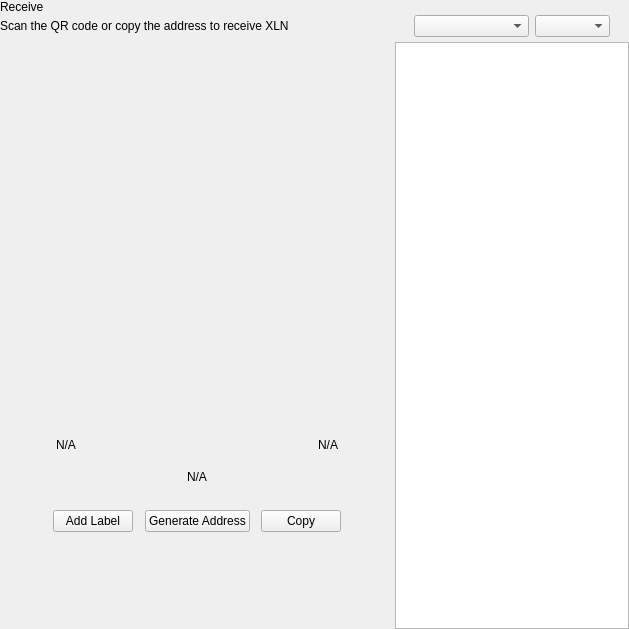
<?xml version="1.0" encoding="UTF-8"?>
<ui version="4.0">
 <class>ReceiveWidget</class>
 <widget class="QWidget" name="ReceiveWidget">
  <property name="geometry">
   <rect>
    <x>0</x>
    <y>0</y>
    <width>629</width>
    <height>629</height>
   </rect>
  </property>
  <property name="minimumSize">
   <size>
    <width>0</width>
    <height>0</height>
   </size>
  </property>
  <property name="windowTitle">
   <string>Form</string>
  </property>
  <layout class="QHBoxLayout" name="horizontalLayout_2" stretch="2,1">
   <property name="spacing">
    <number>0</number>
   </property>
   <property name="leftMargin">
    <number>0</number>
   </property>
   <property name="topMargin">
    <number>0</number>
   </property>
   <property name="rightMargin">
    <number>0</number>
   </property>
   <property name="bottomMargin">
    <number>0</number>
   </property>
   <item>
    <widget class="QWidget" name="left" native="true">
     <layout class="QVBoxLayout" name="verticalLayout_3">
      <property name="leftMargin">
       <number>0</number>
      </property>
      <property name="topMargin">
       <number>0</number>
      </property>
      <property name="rightMargin">
       <number>0</number>
      </property>
      <property name="bottomMargin">
       <number>0</number>
      </property>
      <item>
       <layout class="QVBoxLayout" name="verticalLayout_2">
        <property name="spacing">
         <number>0</number>
        </property>
        <property name="leftMargin">
         <number>0</number>
        </property>
        <item>
         <layout class="QHBoxLayout" name="horizontalLayout_3">
          <property name="spacing">
           <number>0</number>
          </property>
          <item>
           <layout class="QVBoxLayout" name="verticalLayout_4">
            <property name="spacing">
             <number>5</number>
            </property>
            <item>
             <widget class="QLabel" name="labelTitle">
              <property name="text">
               <string>Receive</string>
              </property>
             </widget>
            </item>
            <item alignment="Qt::AlignTop">
             <widget class="QLabel" name="labelSubtitle1">
              <property name="text">
               <string>Scan the QR code or copy the address to receive XLN</string>
              </property>
             </widget>
            </item>
           </layout>
          </item>
          <item>
           <spacer name="horizontalSpacer">
            <property name="orientation">
             <enum>Qt::Horizontal</enum>
            </property>
            <property name="sizeHint" stdset="0">
             <size>
              <width>40</width>
              <height>20</height>
             </size>
            </property>
           </spacer>
          </item>
         </layout>
        </item>
        <item>
         <spacer name="verticalSpacer_2">
          <property name="orientation">
           <enum>Qt::Vertical</enum>
          </property>
          <property name="sizeType">
           <enum>QSizePolicy::Expanding</enum>
          </property>
          <property name="sizeHint" stdset="0">
           <size>
            <width>20</width>
            <height>50</height>
           </size>
          </property>
         </spacer>
        </item>
        <item alignment="Qt::AlignHCenter">
         <widget class="QWidget" name="layoutQR" native="true">
          <property name="maximumSize">
           <size>
            <width>510</width>
            <height>16777215</height>
           </size>
          </property>
          <layout class="QVBoxLayout" name="verticalLayoutQr">
           <item>
            <spacer name="verticalSpacer11">
             <property name="orientation">
              <enum>Qt::Vertical</enum>
             </property>
             <property name="sizeType">
              <enum>QSizePolicy::Fixed</enum>
             </property>
             <property name="sizeHint" stdset="0">
              <size>
               <width>20</width>
               <height>20</height>
              </size>
             </property>
            </spacer>
           </item>
           <item alignment="Qt::AlignHCenter">
            <widget class="QLabel" name="labelQrImg">
             <property name="minimumSize">
              <size>
               <width>260</width>
               <height>260</height>
              </size>
             </property>
             <property name="maximumSize">
              <size>
               <width>260</width>
               <height>260</height>
              </size>
             </property>
             <property name="text">
              <string/>
             </property>
             <property name="alignment">
              <set>Qt::AlignCenter</set>
             </property>
            </widget>
           </item>
           <item>
            <spacer name="verticalSpacer_21">
             <property name="orientation">
              <enum>Qt::Vertical</enum>
             </property>
             <property name="sizeType">
              <enum>QSizePolicy::Fixed</enum>
             </property>
             <property name="sizeHint" stdset="0">
              <size>
               <width>20</width>
               <height>30</height>
              </size>
             </property>
            </spacer>
           </item>
           <item>
            <widget class="QWidget" name="widget" native="true">
             <property name="minimumSize">
              <size>
               <width>0</width>
               <height>0</height>
              </size>
             </property>
             <layout class="QHBoxLayout" name="horizontalLayout_5">
              <item>
               <widget class="QLabel" name="labelLabel">
                <property name="text">
                 <string notr="true">N/A</string>
                </property>
               </widget>
              </item>
              <item>
               <spacer name="horizontalSpacer_2">
                <property name="orientation">
                 <enum>Qt::Horizontal</enum>
                </property>
                <property name="sizeHint" stdset="0">
                 <size>
                  <width>141</width>
                  <height>20</height>
                 </size>
                </property>
               </spacer>
              </item>
              <item>
               <widget class="QLabel" name="labelDate">
                <property name="text">
                 <string notr="true">N/A</string>
                </property>
                <property name="alignment">
                 <set>Qt::AlignRight|Qt::AlignTrailing|Qt::AlignVCenter</set>
                </property>
               </widget>
              </item>
             </layout>
            </widget>
           </item>
           <item>
            <widget class="QLabel" name="labelAddress">
             <property name="sizePolicy">
              <sizepolicy hsizetype="Expanding" vsizetype="Preferred">
               <horstretch>0</horstretch>
               <verstretch>0</verstretch>
              </sizepolicy>
             </property>
             <property name="minimumSize">
              <size>
               <width>300</width>
               <height>0</height>
              </size>
             </property>
             <property name="text">
              <string notr="true">N/A</string>
             </property>
             <property name="alignment">
              <set>Qt::AlignCenter</set>
             </property>
            </widget>
           </item>
           <item>
            <spacer name="verticalSpacer_4">
             <property name="orientation">
              <enum>Qt::Vertical</enum>
             </property>
             <property name="sizeType">
              <enum>QSizePolicy::Fixed</enum>
             </property>
             <property name="sizeHint" stdset="0">
              <size>
               <width>20</width>
               <height>20</height>
              </size>
             </property>
            </spacer>
           </item>
           <item>
            <layout class="QHBoxLayout" name="horizontalLayout_4">
             <item alignment="Qt::AlignHCenter">
              <widget class="QPushButton" name="pushButtonLabel">
               <property name="focusPolicy">
                <enum>Qt::NoFocus</enum>
               </property>
               <property name="text">
                <string>Add Label</string>
               </property>
              </widget>
             </item>
             <item alignment="Qt::AlignHCenter">
              <widget class="QPushButton" name="pushButtonNewAddress">
               <property name="focusPolicy">
                <enum>Qt::NoFocus</enum>
               </property>
               <property name="text">
                <string>Generate Address</string>
               </property>
              </widget>
             </item>
             <item alignment="Qt::AlignHCenter">
              <widget class="QPushButton" name="pushButtonCopy">
               <property name="focusPolicy">
                <enum>Qt::NoFocus</enum>
               </property>
               <property name="text">
                <string>Copy</string>
               </property>
              </widget>
             </item>
            </layout>
           </item>
           <item>
            <spacer name="verticalSpacer_3">
             <property name="orientation">
              <enum>Qt::Vertical</enum>
             </property>
             <property name="sizeType">
              <enum>QSizePolicy::Expanding</enum>
             </property>
             <property name="sizeHint" stdset="0">
              <size>
               <width>20</width>
               <height>20</height>
              </size>
             </property>
            </spacer>
           </item>
          </layout>
         </widget>
        </item>
        <item>
         <spacer name="verticalSpacer">
          <property name="orientation">
           <enum>Qt::Vertical</enum>
          </property>
          <property name="sizeHint" stdset="0">
           <size>
            <width>20</width>
            <height>40</height>
           </size>
          </property>
         </spacer>
        </item>
       </layout>
      </item>
     </layout>
    </widget>
   </item>
   <item>
    <widget class="QWidget" name="right" native="true">
     <layout class="QVBoxLayout" name="verticalLayout_5">
      <property name="spacing">
       <number>0</number>
      </property>
      <property name="leftMargin">
       <number>1</number>
      </property>
      <property name="topMargin">
       <number>0</number>
      </property>
      <property name="rightMargin">
       <number>0</number>
      </property>
      <property name="bottomMargin">
       <number>0</number>
      </property>
      <item>
       <layout class="QVBoxLayout" name="container_right">
        <property name="spacing">
         <number>0</number>
        </property>
        <property name="leftMargin">
         <number>0</number>
        </property>
        <property name="rightMargin">
         <number>0</number>
        </property>
        <item>
         <layout class="QVBoxLayout" name="verticalLayout">
          <property name="spacing">
           <number>6</number>
          </property>
          <property name="leftMargin">
           <number>19</number>
          </property>
          <property name="rightMargin">
           <number>19</number>
          </property>
          <item>
           <widget class="OptionButton" name="btnRequest" native="true"/>
          </item>
          <item>
           <widget class="OptionButton" name="btnMyAddresses" native="true">
            <property name="sizePolicy">
             <sizepolicy hsizetype="Preferred" vsizetype="Minimum">
              <horstretch>0</horstretch>
              <verstretch>0</verstretch>
             </sizepolicy>
            </property>
           </widget>
          </item>
         </layout>
        </item>
        <item>
         <widget class="QWidget" name="sortWidget" native="true">
          <layout class="QHBoxLayout" name="horizontalLayout_6">
           <property name="leftMargin">
            <number>19</number>
           </property>
           <property name="rightMargin">
            <number>19</number>
           </property>
           <property name="bottomMargin">
            <number>5</number>
           </property>
           <item>
            <spacer name="horizontalSpacer_3">
             <property name="orientation">
              <enum>Qt::Horizontal</enum>
             </property>
             <property name="sizeHint" stdset="0">
              <size>
               <width>40</width>
               <height>20</height>
              </size>
             </property>
            </spacer>
           </item>
           <item>
            <widget class="QComboBox" name="comboBoxSort">
             <property name="sizePolicy">
              <sizepolicy hsizetype="Preferred" vsizetype="Fixed">
               <horstretch>0</horstretch>
               <verstretch>0</verstretch>
              </sizepolicy>
             </property>
             <property name="minimumSize">
              <size>
               <width>115</width>
               <height>0</height>
              </size>
             </property>
            </widget>
           </item>
           <item>
            <widget class="QComboBox" name="comboBoxSortOrder">
             <property name="sizePolicy">
              <sizepolicy hsizetype="Preferred" vsizetype="Fixed">
               <horstretch>0</horstretch>
               <verstretch>0</verstretch>
              </sizepolicy>
             </property>
             <property name="minimumSize">
              <size>
               <width>75</width>
               <height>0</height>
              </size>
             </property>
            </widget>
           </item>
          </layout>
         </widget>
        </item>
        <item>
         <widget class="QListView" name="listViewAddress"/>
        </item>
       </layout>
      </item>
     </layout>
    </widget>
   </item>
  </layout>
 </widget>
 <customwidgets>
  <customwidget>
   <class>OptionButton</class>
   <extends>QWidget</extends>
   <header>qt/pivx/optionbutton.h</header>
   <container>1</container>
  </customwidget>
 </customwidgets>
 <resources/>
 <connections/>
</ui>
